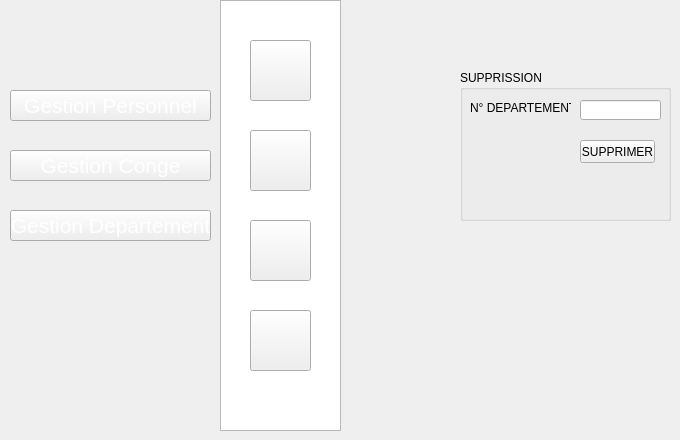
   <widget class="QWidget" name="page_33">
    <widget class="QPushButton" name="pushButton_249">
     <property name="geometry">
      <rect>
       <x>10</x>
       <y>150</y>
       <width>201</width>
       <height>31</height>
      </rect>
     </property>
     <property name="font">
      <font>
       <pointsize>16</pointsize>
       <weight>50</weight>
       <bold>false</bold>
      </font>
     </property>
     <property name="styleSheet">
      <string notr="true">color: rgb(255, 255, 255);

</string>
     </property>
     <property name="text">
      <string>Gestion Conge</string>
     </property>
    </widget>
    <widget class="QPushButton" name="pushButton_250">
     <property name="geometry">
      <rect>
       <x>10</x>
       <y>90</y>
       <width>201</width>
       <height>31</height>
      </rect>
     </property>
     <property name="font">
      <font>
       <pointsize>16</pointsize>
       <weight>50</weight>
       <bold>false</bold>
      </font>
     </property>
     <property name="styleSheet">
      <string notr="true">color: rgb(255, 255, 255);

</string>
     </property>
     <property name="text">
      <string>Gestion Personnel</string>
     </property>
    </widget>
    <widget class="QListView" name="listView_24">
     <property name="geometry">
      <rect>
       <x>220</x>
       <y>0</y>
       <width>121</width>
       <height>431</height>
      </rect>
     </property>
     <property name="styleSheet">
      <string notr="true">background-image: url(:/new/prefix1/img/selected.png);</string>
     </property>
    </widget>
    <widget class="QPushButton" name="pushButton_251">
     <property name="geometry">
      <rect>
       <x>250</x>
       <y>310</y>
       <width>61</width>
       <height>61</height>
      </rect>
     </property>
     <property name="styleSheet">
      <string notr="true">image: url(:/new/prefix1/img/icon-supp2 (1).png);</string>
     </property>
     <property name="text">
      <string/>
     </property>
    </widget>
    <widget class="QPushButton" name="pushButton_253">
     <property name="geometry">
      <rect>
       <x>250</x>
       <y>220</y>
       <width>61</width>
       <height>61</height>
      </rect>
     </property>
     <property name="styleSheet">
      <string notr="true">image: url(:/new/prefix1/img/icon-afficher2.png);</string>
     </property>
     <property name="text">
      <string/>
     </property>
    </widget>
    <widget class="QPushButton" name="pushButton_254">
     <property name="geometry">
      <rect>
       <x>250</x>
       <y>40</y>
       <width>61</width>
       <height>61</height>
      </rect>
     </property>
     <property name="styleSheet">
      <string notr="true">image: url(:/new/prefix1/img/icon-ajout2.png);
background-image: url(:/new/prefix1/img/bg.png);</string>
     </property>
     <property name="text">
      <string/>
     </property>
    </widget>
    <widget class="QPushButton" name="pushButton_255">
     <property name="geometry">
      <rect>
       <x>250</x>
       <y>130</y>
       <width>61</width>
       <height>61</height>
      </rect>
     </property>
     <property name="styleSheet">
      <string notr="true">image: url(:/new/prefix1/img/icon-modif2 (1).png);</string>
     </property>
     <property name="text">
      <string/>
     </property>
    </widget>
    <widget class="QPushButton" name="pushButton_257">
     <property name="geometry">
      <rect>
       <x>10</x>
       <y>210</y>
       <width>201</width>
       <height>31</height>
      </rect>
     </property>
     <property name="font">
      <font>
       <pointsize>16</pointsize>
       <weight>50</weight>
       <bold>false</bold>
      </font>
     </property>
     <property name="styleSheet">
      <string notr="true">color: rgb(255, 255, 255);
background-image: url(:/new/prefix1/img/selected2.png);
</string>
     </property>
     <property name="text">
      <string>Gestion Departement</string>
     </property>
    </widget>
    <widget class="QGroupBox" name="groupBox_20">
     <property name="geometry">
      <rect>
       <x>460</x>
       <y>70</y>
       <width>211</width>
       <height>151</height>
      </rect>
     </property>
     <property name="title">
      <string>SUPPRISSION</string>
     </property>
     <widget class="QLabel" name="label_62">
      <property name="geometry">
       <rect>
        <x>10</x>
        <y>30</y>
        <width>101</width>
        <height>16</height>
       </rect>
      </property>
      <property name="focusPolicy">
       <enum>Qt::StrongFocus</enum>
      </property>
      <property name="text">
       <string>N° DEPARTEMENT :</string>
      </property>
      <property name="textFormat">
       <enum>Qt::AutoText</enum>
      </property>
      <property name="scaledContents">
       <bool>false</bool>
      </property>
     </widget>
     <widget class="QPushButton" name="supprimerdepartement">
      <property name="geometry">
       <rect>
        <x>120</x>
        <y>70</y>
        <width>75</width>
        <height>23</height>
       </rect>
      </property>
      <property name="text">
       <string>SUPPRIMER</string>
      </property>
     </widget>
     <widget class="QLineEdit" name="num2">
      <property name="geometry">
       <rect>
        <x>120</x>
        <y>30</y>
        <width>81</width>
        <height>20</height>
       </rect>
      </property>
     </widget>
    </widget>
   </widget>
